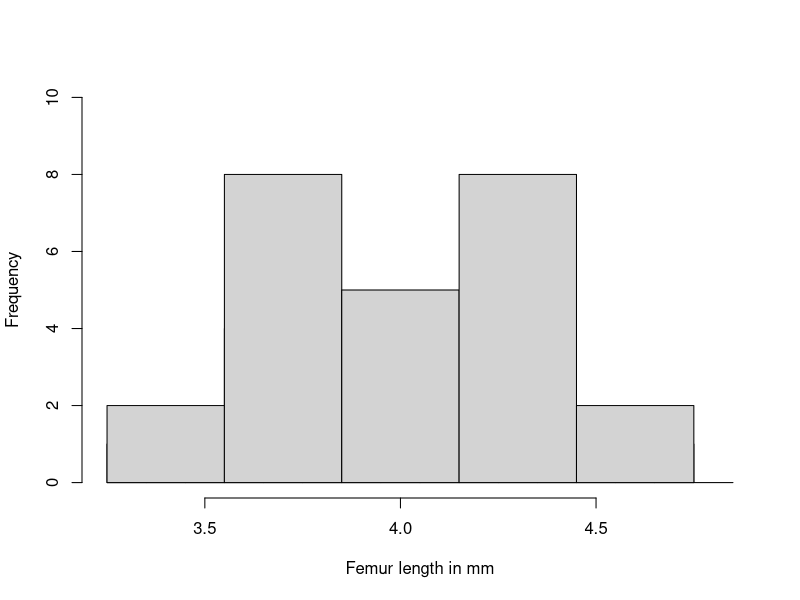
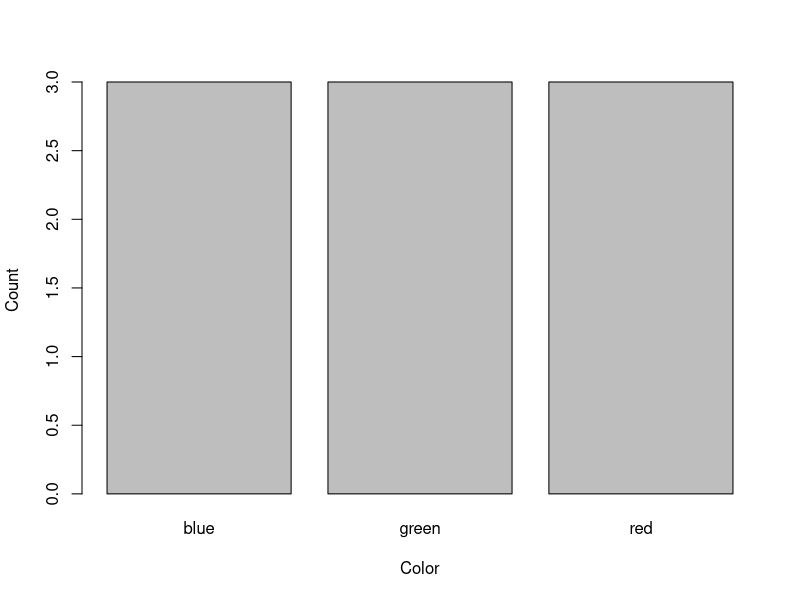
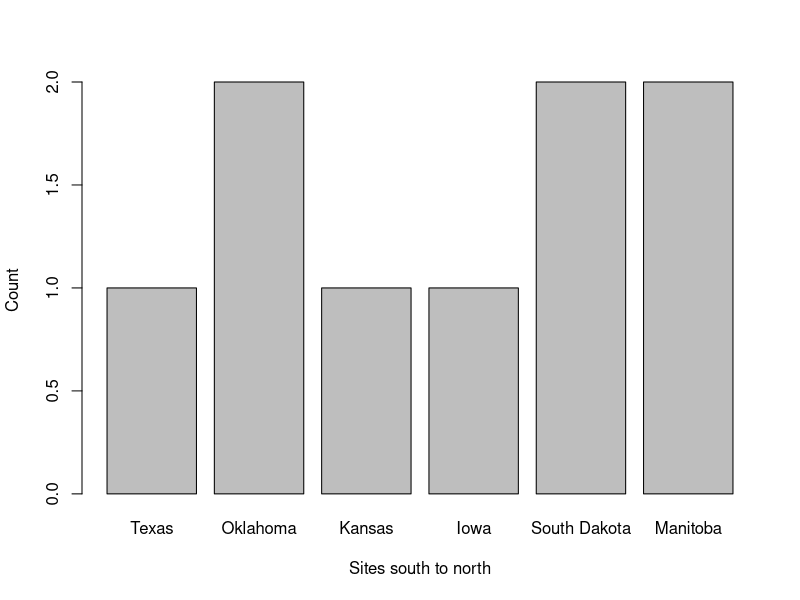
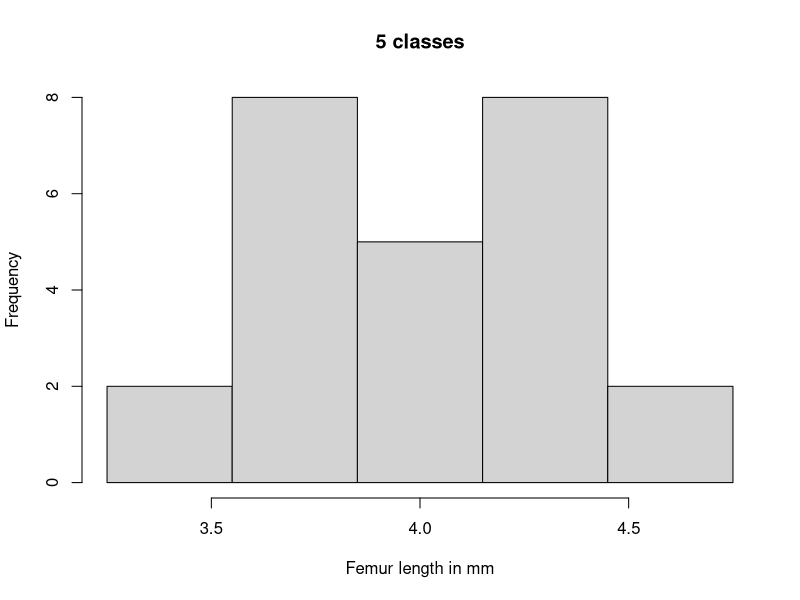
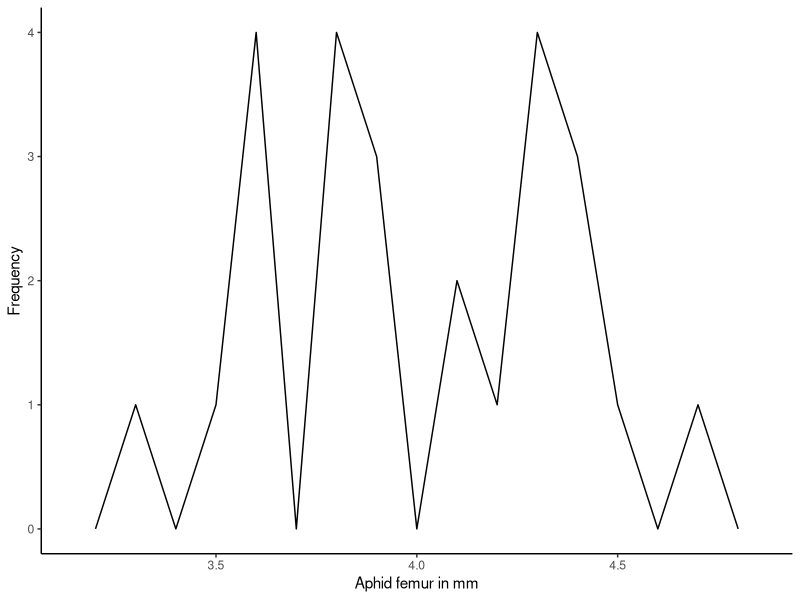
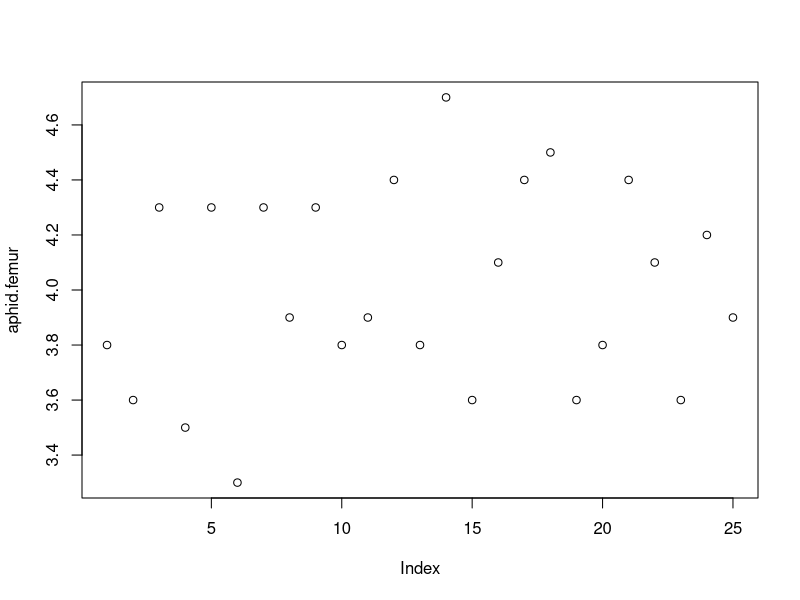
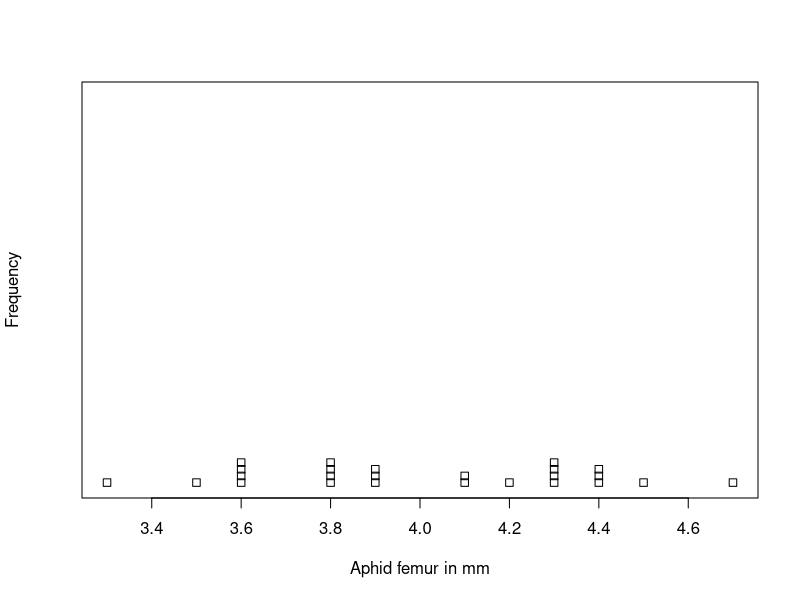
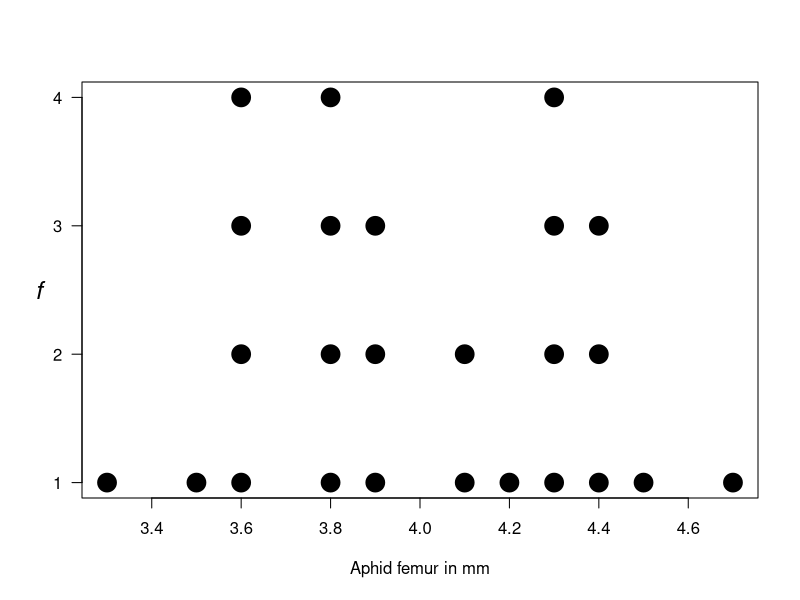

Here is the R script that generated these plots, in order:
individual<-c(1:9)
color<-c("blue","red","blue","green","blue","red","red","green","green")
length<-c(7.2, 9.7, 8.3, 10, 8.1, 11.6, 12, 9.8, 11)
numbereggs<-c(1,3,2,4,2,4,5,3,4)

dataset<-data.frame(individual,color,length,numbereggs)
str(dataset)

#'data.frame':  9 obs. of  4 variables:
#$ individual: int  1 2 3 4 5 6 7 8 9
#$ color     : Factor w/ 3 levels "blue","green",..: 1 3 1 2 1 3 3 2 2
#$ length    : num  7.2 9.7 8.3 10 8.1 11.6 12 9.8 11
#$ numbereggs: num  1 3 2 4 2 4 5 3 4

#Notice that individual is an integer, as it was created 1:9.
#If these numbers were tag numbers, or something where you might later add identifying letters,
#you can convert it to a factor.

dataset$individual.f<-factor(dataset$individual)

str(dataset)

#'data.frame':  9 obs. of  5 variables:
#  $ individual  : int  1 2 3 4 5 6 7 8 9
#$ color       : Factor w/ 3 levels "blue","green",..: 1 3 1 2 1 3 3 2 2
#$ length      : num  7.2 9.7 8.3 10 8.1 11.6 12 9.8 11
#$ numbereggs  : num  1 3 2 4 2 4 5 3 4
#$ individual.f: Factor w/ 9 levels "1","2","3","4",..: 1 2 3 4 5 6 7 8 9

#Hmm, number eggs is still counted as a number. What if we need it as an integer?

dataset$numbereggs.int<-as.integer(dataset$numbereggs)
#I always put it in a new column in case I mess something up, I still have the original data.

str(dataset)

#'data.frame':  9 obs. of  6 variables:
#  $ individual    : int  1 2 3 4 5 6 7 8 9
#$ color         : Factor w/ 3 levels "blue","green",..: 1 3 1 2 1 3 3 2 2
#$ length        : num  7.2 9.7 8.3 10 8.1 11.6 12 9.8 11
#$ numbereggs    : num  1 3 2 4 2 4 5 3 4
#$ individual.f  : Factor w/ 9 levels "1","2","3","4",..: 1 2 3 4 5 6 7 8 9
#$ numbereggs.int: int  1 3 2 4 2 4 5 3 4

#numbereggs.int is now an integer.

#So, even if R doesn't correctly read your data the first time,
#you can finagle it into the right format for any analyses.

dataset$site<-c("Texas","Oklahoma","South Dakota", "Manitoba", "Kansas","Oklahoma","South Dakota", "Manitoba", "Iowa")

str(dataset$site)

#chr [1:9] "Texas" "Oklahoma" "South Dakota" "Manitoba" "Kansas" "Oklahoma" "South Dakota" "Manitoba" "Iowa"
#It lists them as characters ("chr"), which can be useful sometimes (some functions will give errors if you have factors
#versus characters, so knowing how to convert is useful.)

dataset$site.f<-as.factor(dataset$site)

str(dataset$site.f)
#Factor w/ 6 levels "Iowa","Kansas",..: 6 4 5 3 2 4 5 3 1
#Note that it represents them as numbers, which is part of the reason it's sometimes useful to leave things as factors.
#1 is Iowa and Texas is 6, so it is ordered alphabetically.

#If you want to go from factor to character, use as.character
dataset$site.chr<-as.character(dataset$site.f)
str(dataset$site.chr)


#Anyway, to change the order on our factors, we need to use levels and factor.

levels.site<- c("Texas","Oklahoma","Kansas", "Iowa", "South Dakota", "Manitoba")
dataset$site.f.ordered<-factor(dataset$site.f, levels=levels.site, ordered=TRUE)
str(dataset$site.f.ordered)

#Now it's a categorical/ordinal variable in order from south to north!
# Ord.factor w/ 6 levels "Texas"<"Oklahoma"<..: 1 2 5 6 3 2 5 6 4

#Section 2.3accuracy and precision

#The main point in this section that you may wish to implement is rounding.
#For significant digits:
signif(dataset$length, digits=1)

#For simple rounding, digits is the number of decimal places.
round(dataset$length, digits=0)
round(dataset$length, digits=-1)


#Section 2.4 derived variables
dataset$eggsperlength<-dataset$numbereggs/dataset$length

#Section 2.5 frequency distributions

#A frequency table can be created using table().

color.freqs<-table(dataset[,"color"])
#This is equivalent to Table 2.1 showing a qualitative frequency distribution.
#For a quantitative frequency distribution of a
#meristic (discontinuous) variable (as in Table 2.2), do the same thing.
length.freqs<-table(dataset[,"numbereggs"])

#For quantitative frequency distributions of continuous variables,
#Box 2.1 explains how to classify by classes.

#We'll use their data this time.

aphid.femur<-c(3.8,3.6,4.3,3.5,4.3,
               3.3,4.3,3.9,4.3,3.8,
               3.9,4.4,3.8,4.7,3.6,
               4.1,4.4,4.5,3.6,3.8,
               4.4,4.1,3.6,4.2,3.9)

#How about the tables?
table(aphid.femur)
#This reproduces the original frequency distribution but omits the zeroes.
#A google search for brings us to this website:
#http://www.r-tutor.com/elementary-statistics/quantitative-data/frequency-distribution-quantitative-data

hist(aphid.femur,
     breaks=seq(from=3.25, to=4.85, by=0.1),
     col="gray",
     main="",
     xlab="Femur length in mm",
     ylim=c(0,10)) #This is so we can add the second graph on next.
hist(aphid.femur,
     breaks=seq(from=3.25, to=4.85, by=0.3),
     main="",
     add=TRUE)

#I found this website helpful when learning to make the histograms:
#http://www.r-bloggers.com/basics-of-histograms/
#Additionally, you can just uses breaks=n, where n is the number of breaks you want,
#instead of specifying as I did above to create the figure as in Box 2.1.

#Stem-and-leaf displays can also show the distribution of data.
stem(dataset$length, scale = 1, width = 100, atom = 1e-08)
#Changing scale makes the plot expanded or squished together.
#Scale=1 seems best for making a stem-and-leaf plot as you would by hand.
#width is "Desired width of the plot" according to help.  I am not entirely sure what it does.
#When I make it too small, numbers on the right side of the stem disappear.  Making it larger
#doesn't change anything but add those back.

#Back-to-back stem-and-leaf plots are discussed on page 29
#as a way to compare two samples.
#Base R does not include a way to do these, but a quick google search shows
#http://cran.r-project.org/web/packages/aplpack/index.html

#Bar diagrams (or bar plots) are for meristic (discontinuous) variables.
#Let's the frequency table we made above because barplot requires a frequency table.
barplot(color.freqs,
        ylab="Count",
        xlab="Color")
#We have three of each, so let's
#try it again with something more complicated:
site.freqs<-table(dataset[,"site.f.ordered"])
barplot(site.freqs,
        ylab="Count",
        xlab="Sites south to north")


#Instead of bars to represent a continuous distribution, as in a histogram,
#there is also the frequency polygon.

#Let's look at the histogram for five classes again and make the polygon like that.
hist(aphid.femur,
     breaks=seq(from=3.25, to=4.85, by=0.3),
     main="5 classes",
     xlab="Femur length in mm",
     add=FALSE)

#We'll need to load the ggplot2 library.
library(ggplot2)

#And make the aphid.femur data into a dataframe.
aphid.df<-data.frame(aphid.femur)

ggplot(aphid.df, aes(x = aphid.femur)) +
  geom_freqpoly(binwidth=0.1) +
  theme(
    panel.background = element_blank(),
    panel.grid = element_blank(), #These theme lines get rid of the standard gray background in ggplot
    axis.line = element_line() #and this returns the axis lines that removing the grid also removes.
    )+
  labs(x = "Aphid femur in mm", y = "Frequency")


#Finally, dot plots (examples in Figures 2.1a and 2.1b for two different sample sizes).
#While R often automatically plots dots with plot(), it doesn't necessarily give us the frequency plot we want.

plot(aphid.femur)
#See, the figure is in order of "Index", which is the order of the points in the dataset.
#It doesn't seem quite possible to make a figure just like the one in the book,
#but we can get pretty close.

stripchart(aphid.femur,
           method="stack",
           at=0,
           xlab="Aphid femur in mm",
           ylab="Frequency")
#This is nice, but doesn't show the frequency counts.

plot(sort(aphid.femur),
     sequence(table(aphid.femur)),
     cex=2.5,
     pch=21,
     bg="black", #these three lines make the dots larger and filled, hence easier to see.
     xlab="Aphid femur in mm",
     ylab="",
     yaxt="n") #suppress the y-axis or it'll put decimal places.
mtext(side = 2, #left side (y-axis)
      las=1, #rotate the axis title so it's horizontal.
      expression(italic(f)), #make the f italicized as in Figure 2.1, just for an example.
      cex=1.5, #increase size of the label.
      line=2) #if it's at 1 it sits right on the axis where it's hard to read.  Adjust as needed.
axis(side=2,
     las=1,
     at=c(1,2,3,4)) #re-add the y-axis with integers for our counts.

#This is more like it!

#Exercises 2

#Exercise 2.2
#Round the following numbers to three significant digits.
e2.2<-c(106.55, 0.06819, 3.0495, 7815.01, 2.9149, 20.1500)
signif(e2.2, digits=3)
#[1] 1.07e+02 6.82e-02 3.05e+00 7.82e+03 2.91e+00 2.02e+01

#Then round to one decimal place.
round(e2.2, digits=1)
#[1]  106.5    0.1    3.0 7815.0    2.9   20.1

#Exercise 2.4
#Group the 40 measurements of interorbital width of a sample of pigeons.
#Frequency distribution and draw its histogram.
e2.4<-c(12.2, 12.9, 11.8, 11.9, 11.6, 11.1, 12.3, 12.2, 11.8, 11.8,
        10.7, 11.5, 11.3, 11.2, 11.6, 11.9, 13.3, 11.2, 10.5, 11.1,
        12.1, 11.9, 10.4, 10.7, 10.8, 11.0, 11.9, 10.2, 10.9, 11.6,
        10.8, 11.6, 10.4, 10.7, 12.0, 12.4, 11.7, 11.8, 11.3, 11.1)

#Frequency distribution
table(e2.4)

#Histogram
#Used the high and low values from the frequency distribution 
#to choose the breaks.  Since it's one decimal place,
#the 0.1 classes seem logical.
hist(e2.4,
     breaks=seq(from=10, to=13.4, by=0.1),
     col="gray",
     main="",
     xlab="Interorbital width for domestic pigeons (mm)")
    
#Exercise 2.6
#Transform exercise 2.4 data with logarithms and make another frequency distribution and histogram.
e2.6<-log(e2.4) #note that R uses the natural log (ln).

table(e2.6)

#To show them in the same window, use par to set number of rows and columns visible.
par(mfrow=c(2,1))

#To compare with the same number of breaks, use length.out to specify how many breaks.
#Using the width of each class would be harder since transforming shifts the data
#to a different range of numbers.

hist(e2.4,
     breaks=seq(from=min(e2.4), to=max(e2.4), length.out=15),
     col="gray",
     main="",
     xlab="Interorbital width for domestic pigeons (mm)")
hist(e2.6,
     breaks=seq(from=min(e2.6), to=max(e2.6), length.out=15),
     col="gray",
     main="",
     xlab="Interorbital width for domestic pigeons (mm) (ln-transformed)")

#Now the data seem to be a bit more centered.
#We can't really plot them over each other like we did earlier with classes
#because the transformed values shift their range so much.

#Put the single plot back in case you want to plot more the regular way.
par(mfrow=c(1,1))

#Exercise 2.7
#Get data from exercise 4.3.
e2.7<-c(4.32, 4.25, 4.82, 4.17, 4.24, 4.28, 3.91, 3.97, 4.29, 4.03, 4.71, 4.20,
        4.00, 4.42, 3.96, 4.51, 3.96, 4.09, 3.66, 3.86, 4.48, 4.15, 4.10, 4.36,
        3.89, 4.29, 4.38, 4.18, 4.02, 4.27, 4.16, 4.24, 3.74, 4.38, 3.77, 4.05,
        4.42, 4.49, 4.40, 4.05, 4.20, 4.05, 4.06, 3.56, 3.87, 3.97, 4.08, 3.94,
        4.10, 4.32, 3.66, 3.89, 4.00, 4.67, 4.70, 4.58, 4.33, 4.11, 3.97, 3.99,
        3.81, 4.24, 3.97, 4.17, 4.33, 5.00, 4.20, 3.82, 4.16, 4.60, 4.41, 3.70,
        3.88, 4.38, 4.31, 4.33, 4.81, 3.72, 3.70, 4.06, 4.23, 3.99, 3.83, 3.89,
        4.67, 4.00, 4.24, 4.07, 3.74, 4.46, 4.30, 3.58, 3.93, 4.88, 4.20, 4.28,
        3.89, 3.98, 4.60, 3.86, 4.38, 4.58, 4.14, 4.66, 3.97, 4.22, 3.47, 3.92,
        4.91, 3.95, 4.38, 4.12, 4.52, 4.35, 3.91, 4.10, 4.09, 4.09, 4.34, 4.09)

#Make a stem-and-leaf display.

stem(e2.7, scale = 1, width = 100, atom = 1e-08)

#Create an ordered array.  This in R would be something like a vector, 
#which is what we'll make.
e2.7.ordered<-sort(e2.7) #order is a similar function, but for dataframes.
e2.7.ordered
#You can see how it matches up with the stem-and-leaf display, as it should.
